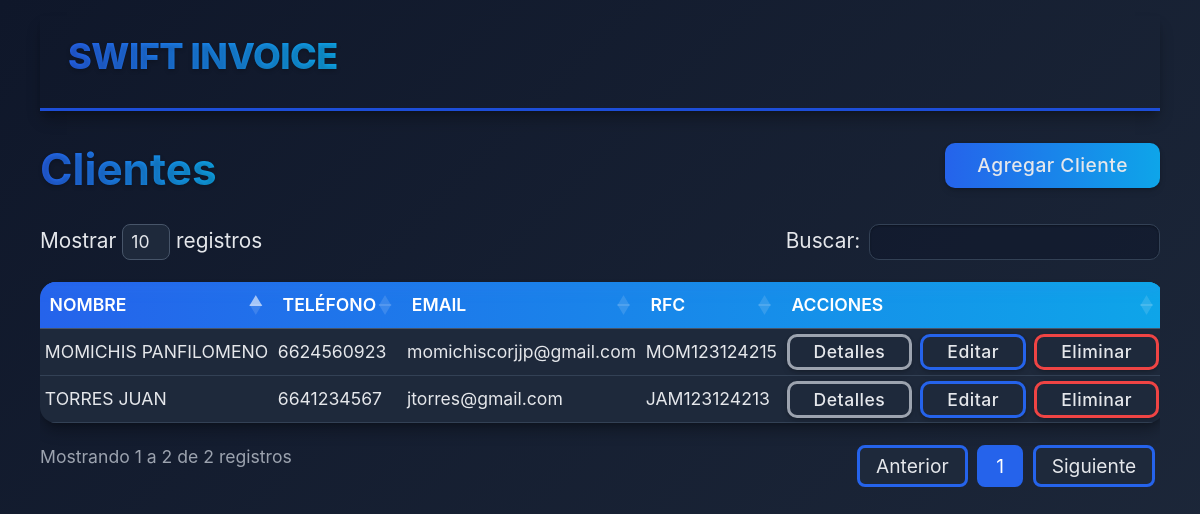
Page /modules/clients/index.php (signed in) on the earlier database version.
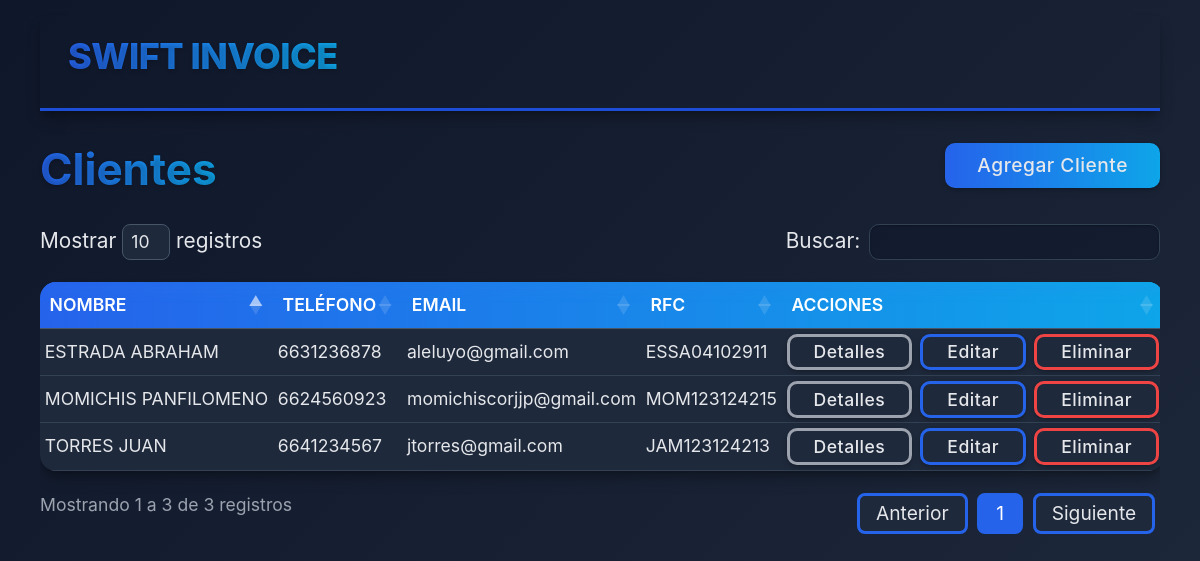
Same page on the later database version.
### tables this page shows
CREATE TABLE `clients` (
  `id` int(11) NOT NULL,
  `first_name` varchar(50) NOT NULL,
  `last_name` varchar(50) NOT NULL,
  `mother_last_name` varchar(50) DEFAULT NULL,
  `phone` varchar(20) DEFAULT NULL,
  `email` varchar(100) DEFAULT NULL,
  `rfc` varchar(13) DEFAULT NULL,
  `address` text DEFAULT NULL,
  `created_at` timestamp NOT NULL DEFAULT current_timestamp()
);

### modules/clients/index.php (the view, shortened to what this page needs)
<?php
require_once '../../includes/header.php';
$db = new Database();
$conn = $db->connect();
$stmt = $conn->query("SELECT * FROM clients ORDER BY last_name, first_name");
$clients = $stmt->fetchAll(PDO::FETCH_ASSOC);
?>
<!DOCTYPE html>
<html lang="es">
<head>
    <link href="https://cdn.jsdelivr.net/npm/bootstrap@5.3.0/dist/css/bootstrap.min.css" rel="stylesheet">
    <link rel="stylesheet" href="/swift_invoice/assets/css/tableClients.css">
    <link rel="stylesheet" href="https://cdn.datatables.net/1.13.6/css/dataTables.bootstrap5.min.css">
</head>
<body>
    <nav class="navbar navbar-expand navbar-custom py-2 sticky-top">
        <div class="container-fluid">
            <a class="navbar-brand navbar-brand-custom ms-3" href="/swift_invoice">SWIFT INVOICE</a>
        </div>
    </nav>
    <div class="card-header d-flex justify-content-between align-items-center">
        <h2 class="card-title">Clientes</h2>
        <a href="create.php" class="btnAgregar">Agregar Cliente</a>
    </div>
    <main>
        <?php if (empty($clients)): ?>
            <p>No hay clientes registrados.</p>
        <?php else: ?>
            <div class="table-responsive">
                <table id="clientesTable" class="styled-table display nowrap">
                    <thead>
                        <tr>
                            <th>Nombre</th>
                            <th>Teléfono</th>
                            <th>Email</th>
                            <th>RFC</th>
                            <th>Acciones</th>
                        </tr>
                    </thead>
                    <tbody>
                        <?php foreach ($clients as $client): ?>
                            <tr>
                                <td><?php echo htmlspecialchars($client['last_name'] . ' ' . $client['first_name']); ?></td>
                                <td><?php echo htmlspecialchars($client['phone'] ?? '-'); ?></td>
                                <td><?php echo htmlspecialchars($client['email'] ?? '-'); ?></td>
                                <td><?php echo htmlspecialchars($client['rfc'] ?? '-'); ?></td>
                                <td>
                                    <div class="d-flex gap-2">
                                        <a href="view.php?id=<?php echo $client['id']; ?>" class="btnDetails">Detalles</a>
                                        <a href="edit.php?id=<?php echo $client['id']; ?>" class="btnEdit">Editar</a>
                                        <button class="btnDelete"
                                            onclick="confirmDelete(<?php echo $client['id']; ?>)">Eliminar</button>
                                    </div>
                                </td>
                            </tr>
                        <?php endforeach; ?>
                    </tbody>
                </table>
            </div>
        <?php endif; ?>
    </main>
</body>
</html>
<?php
require_once '../../includes/footer.php';
?>

Differences in the rows shown:
added clients: last_name+first_name "ESTRADA ABRAHAM", phone "6631236878", email "aleluyo@gmail.com", rfc "ESSA04102911"
Other differences:
text written by a page script: "Mostrar registros Buscar: Mostrando 1 a 2 de 2 registros Anterior 1 Siguiente" → "Mostrar registros Buscar: Mostrando 1 a 3 de 3 registros Anterior 1 Siguiente"
